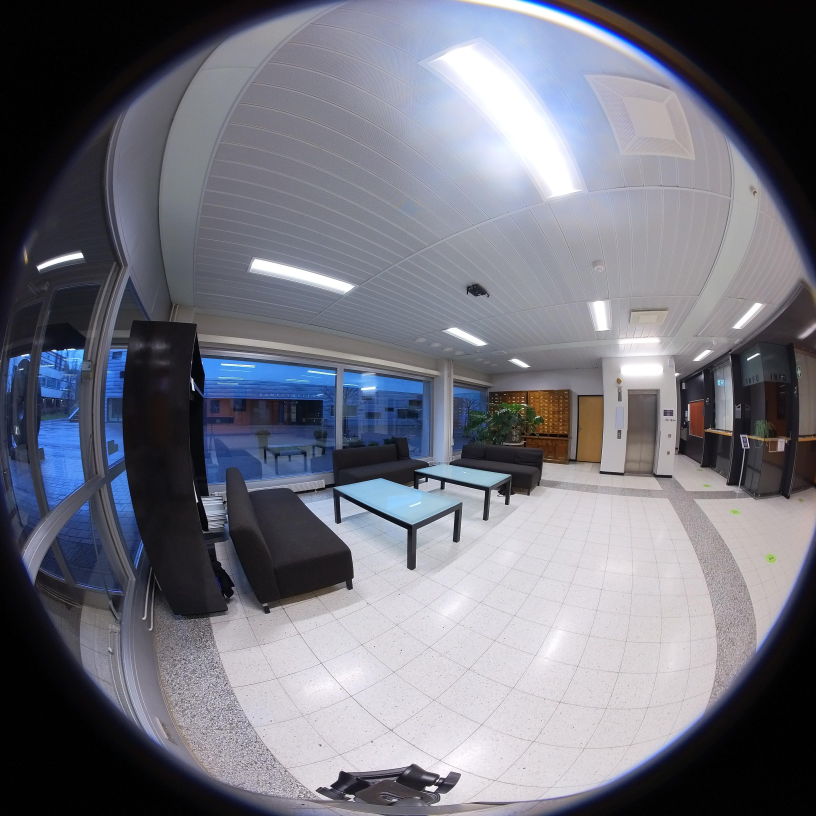
#> input picture fisheye_img.jpg, 3264 x 3264 px (shown at 1/4 size)
$ python demo_spherical.py
#> lines starting #> are read from the running program, lines starting #| are printed output that depends on the picture
### spherical_projection.py
import cv2
import numpy as np
import os
import time
from typing import Tuple, Dict, Optional
from camera_params import CameraParams

def apply_spherical_projection_maps(img: np.ndarray, map_x: np.ndarray, map_y: np.ndarray) -> np.ndarray:
  """
  Apply spherical projection mapping to fisheye image using pre-generated maps.
  Now uses OpenCV's highly optimized remap function for 50-100x speedup.

  Parameters:
  - img: fisheye image as numpy array
  - map_x: array of x coordinates in fisheye image for each output pixel
  - map_y: array of y coordinates in fisheye image for each output pixel

  Returns:
  - spherical_img: projected spherical panorama image
  """
  if img is None:
    raise ValueError("Input image is None")

  output_height, output_width = map_x.shape

  print(f"Applying spherical projection maps using OpenCV remap to create {output_width}x{output_height} image")

  # Time the remap operation
  start_time = time.time()

  # Use OpenCV's highly optimized remap function with bilinear interpolation
  # This replaces the slow nested Python loops with optimized C++ implementation
  result = cv2.remap(img, map_x, map_y, cv2.INTER_LINEAR, borderMode=cv2.BORDER_CONSTANT, borderValue=0)

  remap_time = time.time() - start_time
  print(f"OpenCV remap processing time: {remap_time:.4f} seconds")

  return result

class SphericalProjection:
  """
  Spherical projection processor for fisheye cameras with caching capabilities.

  This class represents a fisheye camera and provides efficient spherical projection
  functionality with automatic caching of projection maps for improved performance
  when processing multiple images with the same projection parameters.
  """

  def __init__(self, camera_params: CameraParams, input_image_size: Optional[Tuple[int, int]] = None, use_vectorized: bool = True):
    """
    Initialize SphericalProjection with camera parameters.

    Parameters:
    - camera_params: CameraParams object
    - input_image_size: (width, height) of input fisheye images, optional for validation
    - use_vectorized: if True, use fast vectorized map generation; if False, use reference implementation
    """
    self.camera_params = camera_params
    self.input_image_size = input_image_size
    self.use_vectorized = use_vectorized

    # Cache for projection maps - key is projection parameters tuple
    self._map_cache: Dict[str, Tuple[np.ndarray, np.ndarray]] = {}

    # Extract camera parameters for easy access
    self.fx = camera_params.fx
    self.fy = camera_params.fy
    self.cx = camera_params.cx
    self.cy = camera_params.cy
    self.k1 = camera_params.k1
    self.k2 = camera_params.k2
    self.k3 = camera_params.k3
    self.k4 = camera_params.k4

  def _generate_cache_key(self, output_width: int, output_height: int,
                         yaw_offset: float, pitch_offset: float,
                         fov_horizontal: float, fov_vertical: float, allow_behind_camera: bool) -> str:
    """Generate a unique cache key for projection parameters."""
    behind_key = "behind_ok" if allow_behind_camera else "behind_skip"
    return f"{output_width}x{output_height}_yaw{yaw_offset:.3f}_pitch{pitch_offset:.3f}_fovh{fov_horizontal:.1f}_fovv{fov_vertical:.1f}_{behind_key}"

  def _generate_projection_maps(self, output_width: int, output_height: int,
                               yaw_offset: float, pitch_offset: float,
                               fov_horizontal: float, fov_vertical: float, allow_behind_camera: bool) -> Tuple[np.ndarray, np.ndarray]:
    """
    Generate projection maps using the camera's parameters.

    Dispatches to either vectorized (fast) or reference (slow but educational) implementation.

    Parameters:
    - allow_behind_camera: if True, include rays pointing backward (z < 0) in the projection maps

    Returns:
    - map_x, map_y: projection mapping arrays
    """
    if self.use_vectorized:
      print("Using vectorized (fast) map generation")
      return self._generate_projection_maps_vectorized(output_width, output_height, yaw_offset,
                                                       pitch_offset, fov_horizontal, fov_vertical, allow_behind_camera)
    else:
      print("Using reference (slow but educational) map generation")
      return self._generate_projection_maps_reference(output_width, output_height, yaw_offset,
                                                      pitch_offset, fov_horizontal, fov_vertical, allow_behind_camera)

  # [68 lines left out: function _generate_projection_maps_reference, not called in this run]

  def _generate_projection_maps_vectorized(self, output_width: int, output_height: int,
                                          yaw_offset: float, pitch_offset: float,
                                          fov_horizontal: float, fov_vertical: float, allow_behind_camera: bool) -> Tuple[np.ndarray, np.ndarray]:
    """
    Vectorized implementation: Generate projection maps using NumPy array operations.

    This processes all pixels simultaneously for 10-50x speedup over the reference implementation.
    Uses the same mathematical logic but with vectorized operations.

    Parameters:
    - allow_behind_camera: if True, include rays pointing backward (z < 0) in the projection maps
    """
    # Time the map generation process
    start_time = time.time()

    # Convert offsets to radians
    yaw_offset_rad = np.radians(yaw_offset)
    pitch_offset_rad = np.radians(pitch_offset)

    # Calculate field of view in radians
    fov_h_rad = np.radians(fov_horizontal)
    fov_v_rad = np.radians(fov_vertical)

    print(f"Generating spherical projection maps for camera: {output_width}x{output_height}")
    print(f"FOV: {fov_horizontal}° x {fov_vertical}°")
    print(f"Offsets: yaw={yaw_offset}°, pitch={pitch_offset}°")
    print(f"Allow behind camera: {allow_behind_camera}")

    # VECTORIZED IMPLEMENTATION: Process all pixels simultaneously
    # Create coordinate grids for all pixels
    u_coords, v_coords = np.meshgrid(np.arange(output_width), np.arange(output_height))

    # Convert ALL pixels to viewing direction angles simultaneously
    longitude = (u_coords / output_width - 0.5) * fov_h_rad + yaw_offset_rad
    latitude = (0.5 - v_coords / output_height) * fov_v_rad + pitch_offset_rad

    # Convert spherical angles to 3D unit vectors (vectorized)
    x_cam = np.cos(latitude) * np.sin(longitude)
    y_cam = np.sin(latitude)
    z_cam = np.cos(latitude) * np.cos(longitude)

    # Convert 3D vectors to fisheye projection angles (vectorized)
    theta = np.arccos(np.clip(z_cam, -1, 1))
    phi = np.arctan2(-y_cam, x_cam)

    # Create output arrays initialized to invalid coordinates
    map_x = np.full((output_height, output_width), -1.0, dtype=np.float32)
    map_y = np.full((output_height, output_width), -1.0, dtype=np.float32)

    # Create mask for valid pixels
    if allow_behind_camera:
      # All pixels are valid when behind camera is allowed
      valid_mask = np.ones((output_height, output_width), dtype=bool)
    else:
      # Only pixels within hemisphere (theta <= pi/2)
      valid_mask = theta <= np.pi/2

    # Process only valid pixels
    if np.any(valid_mask):
      theta_valid = theta[valid_mask]
      phi_valid = phi[valid_mask]

      # Apply fisheye distortion model (vectorized)
      theta_d = theta_valid * (1 + self.k1*theta_valid**2 + self.k2*theta_valid**4 +
                              self.k3*theta_valid**6 + self.k4*theta_valid**8)

      # Convert to fisheye image coordinates (vectorized)
      x_fish = self.fx * theta_d * np.cos(phi_valid) + self.cx
      y_fish = self.fy * theta_d * np.sin(phi_valid) + self.cy

      # Store coordinates in maps
      map_x[valid_mask] = x_fish
      map_y[valid_mask] = y_fish

    map_generation_time = time.time() - start_time
    print(f"Vectorized map generation processing time: {map_generation_time:.4f} seconds")

    return map_x, map_y

  def get_projection_maps(self, output_width: int = 2048, output_height: int = 1024,
                         yaw_offset: float = 0, pitch_offset: float = 0,
                         fov_horizontal: float = 360, fov_vertical: float = 180, allow_behind_camera: bool = False) -> Tuple[np.ndarray, np.ndarray]:
    """
    Get projection maps with caching.

    Returns cached maps if available, otherwise generates and caches new maps.

    Parameters:
    - output_width, output_height: dimensions of output panorama
    - yaw_offset, pitch_offset: rotation offsets in degrees
    - fov_horizontal, fov_vertical: field of view coverage in degrees
    - allow_behind_camera: if True, include rays pointing backward (z < 0) in the projection maps

    Returns:
    - map_x, map_y: projection mapping arrays
    """
    cache_key = self._generate_cache_key(output_width, output_height, yaw_offset, pitch_offset, fov_horizontal, fov_vertical, allow_behind_camera)

    if cache_key in self._map_cache:
      print(f"Using cached projection maps: {cache_key}")
      return self._map_cache[cache_key]

    # Generate new maps
    map_x, map_y = self._generate_projection_maps(output_width, output_height, yaw_offset, pitch_offset, fov_horizontal, fov_vertical, allow_behind_camera)

    # Cache the maps
    self._map_cache[cache_key] = (map_x, map_y)
    print(f"Cached projection maps: {cache_key}")

    return map_x, map_y

  def project(self, input_img: np.ndarray, output_width: int = 2048, output_height: int = 1024,
             yaw_offset: float = 0, pitch_offset: float = 0,
             fov_horizontal: float = 360, fov_vertical: float = 180, allow_behind_camera: bool = False) -> np.ndarray:
    """
    Apply spherical projection to input fisheye image.

    Parameters:
    - input_img: fisheye image as numpy array
    - output_width, output_height: dimensions of output panorama
    - yaw_offset, pitch_offset: rotation offsets in degrees
    - fov_horizontal, fov_vertical: field of view coverage in degrees
    - allow_behind_camera: if True, include rays pointing backward (z < 0) in the projection maps

    Returns:
    - spherical_img: projected spherical panorama image
    """
    # Validate input image size if specified
    if self.input_image_size is not None:
      img_height, img_width = input_img.shape[:2]
      expected_width, expected_height = self.input_image_size
      if img_width != expected_width or img_height != expected_height:
        raise ValueError(f"Input image size {img_width}x{img_height} does not match expected size {expected_width}x{expected_height}")

    # Get projection maps (cached or generate new)
    map_x, map_y = self.get_projection_maps(output_width, output_height, yaw_offset, pitch_offset, fov_horizontal, fov_vertical, allow_behind_camera)

    # Apply projection maps
    return apply_spherical_projection_maps(input_img, map_x, map_y)

  # [4 lines left out: function clear_cache, not called in this run]

  def get_cache_info(self) -> Dict[str, int]:
    """
    Get information about the current cache state.

    Returns:
    - Dictionary with cache statistics
    """
    total_memory = 0
    for map_x, map_y in self._map_cache.values():
      total_memory += map_x.nbytes + map_y.nbytes

    return {
      'cached_projections': len(self._map_cache),
      'memory_usage_bytes': total_memory,
      'memory_usage_mb': total_memory / (1024 * 1024)
    }

  # [10 lines left out: function remove_cached_projection, not called in this run]

### camera_params.py
import numpy as np
import yaml


class CameraParams:
  """
  Camera parameters class for fisheye camera model.

  This class holds all camera intrinsic parameters and distortion coefficients
  for the OpenCV fisheye camera model, following the format defined in cameras.txt.
  """

  def __init__(self, camera_id=None, model=None, width=None, height=None,
               fx=None, fy=None, cx=None, cy=None,
               k1=None, k2=None, k3=None, k4=None):
    """
    Initialize camera parameters.

    Parameters:
    - camera_id: unique identifier for the camera
    - model: camera model type (e.g., 'OPENCV_FISHEYE')
    - width: image width in pixels
    - height: image height in pixels
    - fx, fy: focal lengths in pixels
    - cx, cy: principal point coordinates in pixels
    - k1, k2, k3, k4: fisheye distortion coefficients
    """
    self.camera_id = camera_id
    self.model = model
    self.width = width
    self.height = height
    self.fx = fx
    self.fy = fy
    self.cx = cx
    self.cy = cy
    self.k1 = k1
    self.k2 = k2
    self.k3 = k3
    self.k4 = k4

  # [52 lines left out: functions to_dict, get_camera_matrix, get_distortion_coefficients, get_image_size, not called in this run]

  def validate(self):
    """
    Validate camera parameters for reasonable ranges.

    Raises:
    ValueError if any parameter is invalid or out of reasonable range.
    """
    if self.width <= 0 or self.height <= 0:
      raise ValueError(f"Invalid image dimensions: {self.width}x{self.height}")

    if self.fx <= 0 or self.fy <= 0:
      raise ValueError(f"Invalid focal lengths: fx={self.fx}, fy={self.fy}")

    if not (0 <= self.cx <= self.width) or not (0 <= self.cy <= self.height):
      raise ValueError(f"Principal point outside image bounds: cx={self.cx}, cy={self.cy}")

    # Check if distortion coefficients are in reasonable ranges
    # Typical fisheye distortion coefficients are usually small values
    distortion_values = [self.k1, self.k2, self.k3, self.k4]
    if any(abs(k) > 10.0 for k in distortion_values):
      raise ValueError(f"Distortion coefficients seem unreasonable: {distortion_values}")

  # [7 lines left out: function __str__, not called in this run]

  def __repr__(self):
    """Detailed representation of camera parameters."""
    return self.__str__()


def parse_camera_params(filename):
  """
  Parse camera parameters from YAML file and return CameraParams object.

  Expected YAML format with OpenCV intrinsics structure.

  Parameters:
  - filename: path to YAML camera parameters file

  Returns:
  CameraParams object with loaded parameters.

  Raises:
  ValueError if file format is invalid or parameters are missing.
  FileNotFoundError if camera file doesn't exist.
  """
  try:
    with open(filename, 'r') as f:
      data = yaml.safe_load(f)
  except FileNotFoundError:
    raise FileNotFoundError(f"Camera parameters file not found: {filename}")
  except yaml.YAMLError as e:
    raise ValueError(f"Invalid YAML format in file '{filename}': {e}")

  try:
    # Extract basic parameters
    width = data['image_width']
    height = data['image_height']
    camera_name = data.get('camera_name', 'unknown')
    model = data.get('distortion_model', 'fisheye').upper()

    # Extract camera matrix data
    camera_matrix_data = data['camera_matrix']['data']
    if len(camera_matrix_data) != 9:
      raise ValueError("Camera matrix must have 9 elements")

    # Camera matrix is stored row-wise: [fx, 0, cx, 0, fy, cy, 0, 0, 1]
    fx = camera_matrix_data[0]
    cx = camera_matrix_data[2]
    fy = camera_matrix_data[4]
    cy = camera_matrix_data[5]

    # Extract distortion coefficients
    distortion_data = data['distortion_coefficients']['data']
    if len(distortion_data) != 4:
      raise ValueError("Fisheye distortion coefficients must have 4 elements")

    k1, k2, k3, k4 = distortion_data

    # Create CameraParams object
    camera_params = CameraParams(
      camera_id=camera_name,
      model=model,
      width=width,
      height=height,
      fx=fx,
      fy=fy,
      cx=cx,
      cy=cy,
      k1=k1,
      k2=k2,
      k3=k3,
      k4=k4
    )

    # Validate parameters
    camera_params.validate()

    return camera_params

  except KeyError as e:
    raise ValueError(f"Missing required parameter in YAML file: {e}")
  except (TypeError, ValueError) as e:
    raise ValueError(f"Invalid parameter format in YAML file: {e}")


# [15 lines left out: function parse_camera_params_dict, not called in this run]


# [27 lines that do not run on import are left out]

### demo_spherical.py
import cv2
import numpy as np
from camera_params import parse_camera_params
from spherical_projection import SphericalProjection

def create_custom_spherical_view():
  """
  Demonstrate creating custom spherical projections with different parameters using SphericalProjection class.
  """
  # Parse camera parameters
  camera_params = parse_camera_params("camera_intrinsics.yaml")

  # Load the fisheye image once
  fisheye_img = cv2.imread("fisheye_img.jpg")
#> fisheye_img is the input picture: shape (3264, 3264, 3); mean B, G, R 125.9, 115.4, 114.6
  if fisheye_img is None:
    raise ValueError("Could not load fisheye_img.jpg")

  # Get image dimensions for validation
  img_height, img_width = fisheye_img.shape[:2]

  # Create SphericalProjection instance with caching capabilities and vectorized processing
  projector = SphericalProjection(camera_params, input_image_size=(img_width, img_height), use_vectorized=True)

  print("Creating custom spherical projection views using SphericalProjection class...")
  print("This demonstrates the flexibility and caching capabilities of the class.")

  # Create a wide panoramic view (like a security camera view)
  print("\n1. Creating wide panoramic view (220° horizontal)...")
  wide_panorama = projector.project(
    fisheye_img,
    output_width=1200, output_height=500,
    yaw_offset=0, pitch_offset=0,
    fov_horizontal=220, fov_vertical=120
  )
#| Applying spherical projection maps using OpenCV remap to create 1200x500 image
#> in apply_spherical_projection_maps, `result = cv2.remap(img, map_x, map_y, cv2.INTER_LINEAR, borderMode=cv2..`:
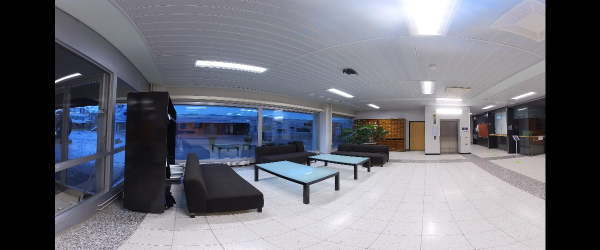
#> result: shape (500, 1200, 3) (shown at 1/2 size); mean B, G, R 119.6, 110.4, 109
  cv2.imwrite("fisheye_img_wide_panorama.jpg", wide_panorama)
  print("Saved: fisheye_img_wide_panorama.jpg")

  # Create a narrow field of view (like a normal camera)
  print("\n2. Creating narrow field of view (60° perspective)...")
  narrow_view = projector.project(
    fisheye_img,
    output_width=800, output_height=600,
    yaw_offset=0, pitch_offset=0,
    fov_horizontal=60, fov_vertical=45
  )
#| Applying spherical projection maps using OpenCV remap to create 800x600 image
#> in apply_spherical_projection_maps (call 2), `result = cv2.remap(img, map_x, map_y, cv2.INTER_LINEAR, borderMode=cv2..`:
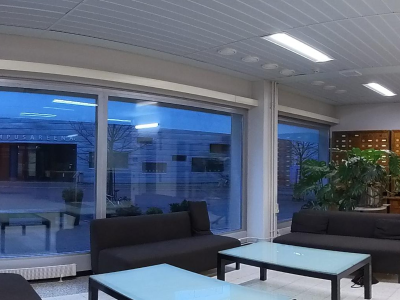
#> result: shape (600, 800, 3) (shown at 1/2 size); mean B, G, R 119.6, 100.5, 89.3
  cv2.imwrite("fisheye_img_narrow_view.jpg", narrow_view)
  print("Saved: fisheye_img_narrow_view.jpg")

  # Create a tilted view (looking up)
  print("\n3. Creating tilted upward view...")
  upward_view = projector.project(
    fisheye_img,
    output_width=1024, output_height=768,
    yaw_offset=0, pitch_offset=30,
    fov_horizontal=120, fov_vertical=90
  )
#| Applying spherical projection maps using OpenCV remap to create 1024x768 image
#> in apply_spherical_projection_maps (call 3), `result = cv2.remap(img, map_x, map_y, cv2.INTER_LINEAR, borderMode=cv2..`:
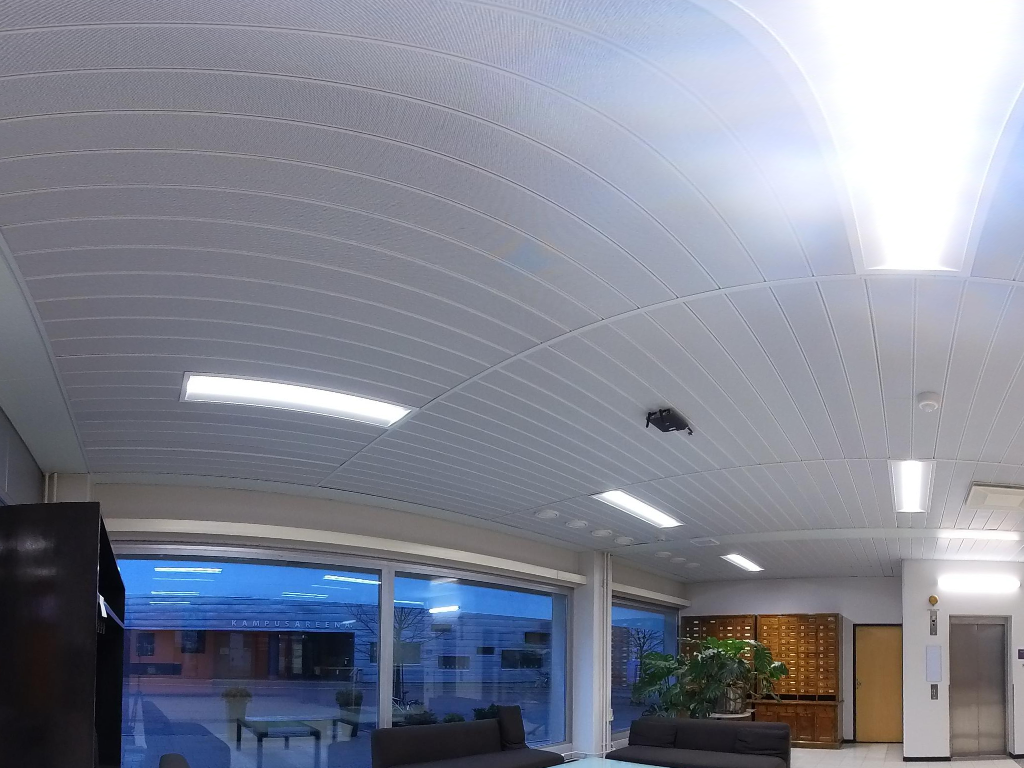
#> result: shape (768, 1024, 3); mean B, G, R 147.6, 134.4, 130.9
  cv2.imwrite("fisheye_img_upward_view.jpg", upward_view)
  print("Saved: fisheye_img_upward_view.jpg")

  # Create a rotated side view
  print("\n4. Creating rotated view (looking backward)...")
  backward_view = projector.project(
    fisheye_img,
    output_width=1024, output_height=768,
    yaw_offset=180, pitch_offset=0,
    fov_horizontal=120, fov_vertical=90
  )
#> (the rest of the program and of its run is left out)
